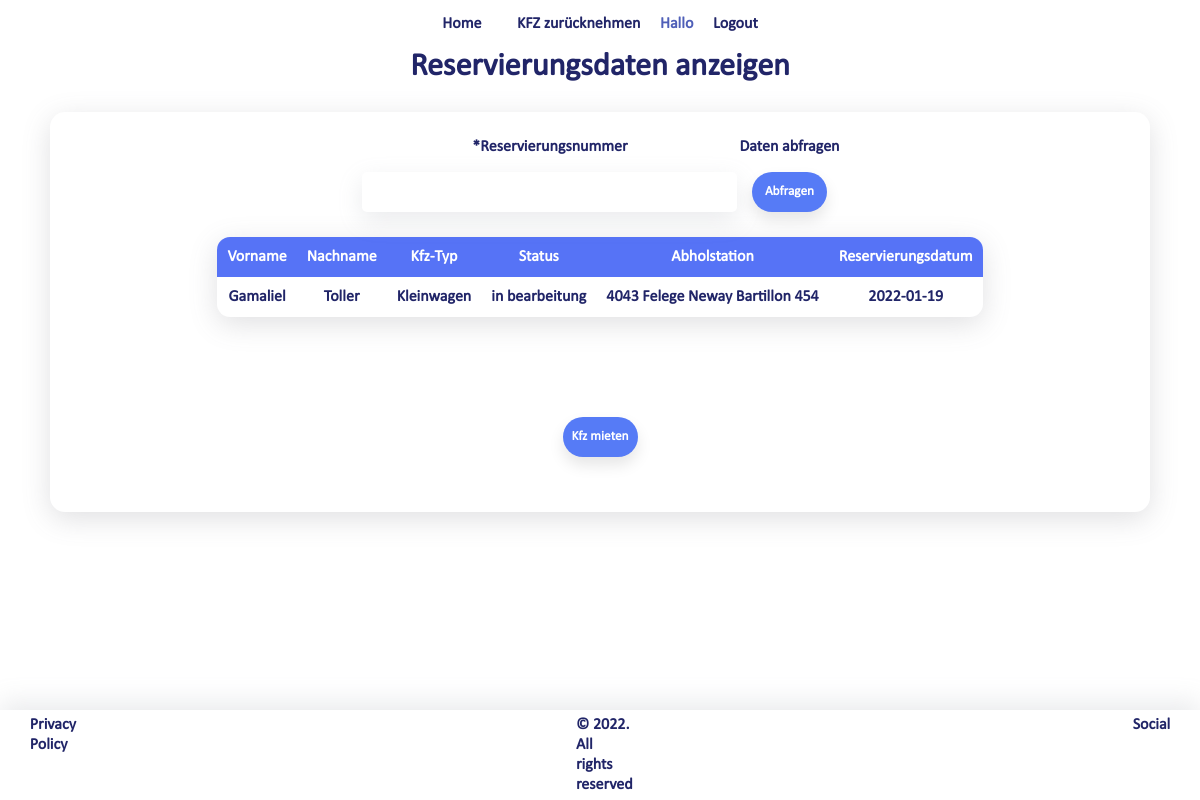
/rental/reservation_display.php?reservierungID=1 (signed in), run on the app's committed database.
### tables this page shows
CREATE TABLE `kunden` (
  `creationDate` timestamp NOT NULL DEFAULT current_timestamp(),
  `updateDate` datetime DEFAULT current_timestamp() ON UPDATE current_timestamp(),
  `kundeID` int(11) NOT NULL,
  `vorname` varchar(45) DEFAULT NULL,
  `nachname` varchar(45) DEFAULT NULL,
  `pseudo` varchar(45) DEFAULT NULL,
  `password` varchar(100) DEFAULT NULL,
  `validatedAccount` tinyint(1) DEFAULT NULL,
  `token` varchar(45) DEFAULT NULL,
  `strasse` varchar(45) DEFAULT NULL,
  `hausNr` varchar(4) DEFAULT NULL,
  `plz` int(11) DEFAULT NULL,
  `ort` varchar(45) DEFAULT NULL,
  `land` varchar(45) DEFAULT NULL,
  `iban` varchar(45) DEFAULT NULL,
  `bic` varchar(45) DEFAULT NULL,
  `telefonNr` varchar(45) DEFAULT NULL,
  `emailAdresse` varchar(45) DEFAULT NULL,
  `AnzVersuche` int(11) DEFAULT 0,
  `kontostand` double DEFAULT NULL,
  `sammelrechnungen` enum('keine','woechentlich','monatlich','quartalsweise','halbjaehrlich','jaehrlich') DEFAULT NULL,
  `zahlungszielTage` int(11) DEFAULT NULL
);

CREATE TABLE `kfztypen` (
  `kfzTypID` int(11) NOT NULL,
  `typBezeichnung` varchar(45) NOT NULL,
  `tarifID` int(11) NOT NULL
);

CREATE TABLE `reservierungen` (
  `reservierungID` int(11) NOT NULL,
  `kundeID` int(11) NOT NULL,
  `kfzTypID` int(11) NOT NULL,
  `mietstationID` int(11) NOT NULL,
  `abgabestationID` int(11) NOT NULL,
  `status` enum('bestätigt','aktiv','storniert','abgeschlossen','in bearbeitung') NOT NULL,
  `datum` date NOT NULL,
  `Mietbeginn` date NOT NULL,
  `Mietende` date NOT NULL,
  `message` varchar(45) DEFAULT NULL
);

CREATE TABLE `mietstationen` (
  `mietstationID` int(11) NOT NULL,
  `mietstationTyp` varchar(45) NOT NULL,
  `stellplaetze` int(11) NOT NULL,
  `lage` varchar(45) NOT NULL,
  `groesse` int(11) NOT NULL,
  `beschreibung` varchar(45) NOT NULL
);

### rental/reservation_display.php (the view, shortened to what this page needs)
<!DOCTYPE html>
    <?php
        require_once(realpath(dirname(__FILE__) . '/../functions/functions.php'));
        $user_data = check_login_mitarbeiter($con);
        function reservierungsdatenAnzeigen() {
            global $con;
            if (isset($_GET['reservierungID']))
            {
                $reservierungID = $_GET["reservierungID"];
                $result = mysqli_fetch_array($con->query("SELECT vorname, nachname FROM kunden JOIN reservierungen ON kunden.kundeID = reservierungen.kundeID WHERE reservierungID =" . $reservierungID));
                if (!$result)
                {
                    die('Es konnten keine Daten gefunden werden');
                }
                else
                {
                    $vorname = $result["vorname"];
                    $nachname = $result["nachname"];
                }
                $result = mysqli_fetch_array($con->query("SELECT typBezeichnung FROM kfztypen JOIN reservierungen ON kfztypen.kfzTypID = reservierungen.kfzTypID WHERE reservierungID =" . $reservierungID));
                if (!$result )
                {
                    die('Es konnten keine Daten gefunden werden');
                }
                else
                {
                    $kfztyp = $result["typBezeichnung"];
                }
                $result = mysqli_fetch_array($con->query("SELECT status FROM reservierungen WHERE reservierungID =" . $reservierungID));
                if (!$result)
                {
                    die('Es konnten keine Daten gefunden werden');
                }
                else
                {
                    $status = $result["status"];
                }
                $result = mysqli_fetch_array($con->query("SELECT beschreibung FROM mietstationen JOIN reservierungen ON mietstationen.mietstationID = reservierungen.mietstationID WHERE reservierungID =" . $reservierungID));
                if (!$result )
                {
                    die('Es konnten keine Daten gefunden werden');
                }
                else
                {
                    $abholstation = $result["beschreibung"];
                }
                $result = mysqli_fetch_array($con->query("SELECT datum FROM reservierungen WHERE reservierungID =" . $reservierungID));
                if (!$result )
                {
                    die('Es konnten keine Daten gefunden werden');
                }
                else
                {
                    $datum = $result["datum"];
                }
                if($vorname != NULL)
                {
                    echo"<center>
                    <table class='mietdaten'>
                        <thead>
                            <tr>
                                <th>Vorname</th>
                                <th>Nachname</th>
                                <th>Kfz-Typ</th>
                                <th>Status</th>
                                <th>Abholstation</th>
                                <th>Reservierungsdatum</th>
                            </tr>
                        </thead>
                        <tbody>
                            <tr>
                                <td>$vorname</td>
                                <td>$nachname</td>
                                <td>$kfztyp</td>
                                <td>$status</td>
                                <td>$abholstation</td>
                                <td>$datum</td>
                            </tr>
                        </tbody>
                    </table>
                    </center>";
                }
                else
                {
                    echo"<span class=form_font_error>Keine Datenbankeinträge gefunden!</span>";
                }
                }
                return true;
            }
            ?>
<html>
    <head>
        <link rel="stylesheet" href="../src/styles/style_returnDialog.css">
    </head>
    <body style="background-image:url()">
        <header>
            <nav>
                <ul>
                    <b>
                        <li><a href="../index.php">Home</a></li>
                        <li><b><a href="../return/return_dialog.php">KFZ zurücknehmen</a></b></li>
                        <li><b class="username"> Hallo <?php echo $user_data['pseudo'] ?><b></li>
                        <li><a href="../login/logout.php">Logout</a></li>
                    </b>
                </ul>
            </nav>
        </header>
        <main>
            <h1>Reservierungsdaten anzeigen</h1>
            <center>
            <div class="frame" style="height:350px; width:1050px;">
                <form action="reservation_display.php" method="GET">
                    <div class="group">
                        <label for="reservierungID"><b>*Reservierungsnummer</b></label>
                        <input type="number" name="reservierungID" id="reservierungID" maxlength=11 required >
                    </div>
                    <div class="group">
                        <label for="abfragen"><b>Daten abfragen</b></label>
                        <button type="submit" name='submit'>Abfragen</button>
                    </div>
                </form>
                <?php
                    $datenLesen = reservierungsdatenAnzeigen();
                    if (isset($_GET['reservierungID']) && $datenLesen == TRUE) {
                        global $con;
                        $reservierung = mysqli_fetch_array($con->query("SELECT * FROM reservierungen WHERE reservierungID=".$_GET['reservierungID']));
                        $status = $reservierung["status"];
                        if($status != "storniert" && $status != "abgeschlossen" && $status != "aktiv")
                            echo '<button type="submit" name="mieten" onclick="window.location.href=\'rental_check.php?reservierungID='.$_GET['reservierungID'].'&kategorie='.$reservierung["kfzTypID"].'\'">Kfz mieten</button>';
                    }
                ?>
            </div>
        </center>
        </main>
        <footer>
            <b>Privacy Policy</b>
            <b>© 2022. All rights reserved</b>
            <b>Social</b>
        </footer>
    </body>
</html>

### src/styles/style_returnDialog.css (style rules this page uses)
table { margin: 100px; }

### src/styles/global.css (style rules this page uses)
:root { --formInputHeight: 40px; --formInputWidth: 375px; }
* { font-family: calibri-regular; color: #212568; margin: 0px; }
.username { color: #4f5fb8; }
body { background-image: url("../images/background.png"); background-repeat: no-repeat; background-size: cover; }
footer { position: fixed; left: 0; bottom: 0; width: 100%; display: flex; justify-content: center; box-shadow: rgba(149, 157, 165, 0.2) 0px -8px 24px; background-color: white; }
footer b { margin: 5px 250px 5px 250px; }
nav { background-color: white; border-radius: 15px; }
ul { list-style-type: none; margin: 0; padding: 0; overflow: hidden; display: flex; justify-content: center; }
li { display: inline-block; }
li a { display: block; text-align: center; padding: 14px 16px; text-decoration: none; transition: all 0.3s ease 0s; }
main h1,h2 { text-align: center; }
form { width: fit-content; }
div.group { float: left; }
label,input { display:flex; flex-direction:column; }
input:not(input[type="checkbox"]), textarea, select { height: var(--formInputHeight); width: var(--formInputWidth); border: 0px; outline: none; box-shadow: rgba(149, 157, 165, 0.2) 0px 8px 24px; border-radius: 5px; transition: all 0.3s ease 0s; box-sizing: border-box; margin: 15px 2px; }
button { height: var(--formInputHeight); background-color: #567bf6; color: white; border: none; border-radius: 45px; box-shadow: 0px 8px 15px rgba(0, 0, 0, 0.1); transition: all 0.3s ease 0s; cursor: pointer; outline: none; width: 75px; margin: 15px 2px; font-weight: bold; }
form, #checkbox, button, table { display: block; margin-left: auto; margin-right: auto; }
table { border-radius: 13px; font-weight: bold; border-collapse: collapse; box-shadow: rgba(100, 100, 111, 0.2) 0px 7px 29px 0px; width:fit-content; background-color: white; }
table thead { background-color: #5673f6; }
table thead tr th { color: white !important; }
table thead th:first-child { border-top-left-radius: 13px; }
table thead th:last-child { border-top-right-radius: 13px; }
td, th { padding: 10px; text-align: center; }
div.frame { border-radius: 15px; padding: 25px; margin: 25px; width: fit-content; box-shadow: rgba(100, 100, 111, 0.2) 0px 7px 29px 0px; background-color: white; }

### data on the page
kunden: vorname "Gamaliel", nachname "Toller"
kfztypen: typBezeichnung "Kleinwagen"
reservierungen: status "in bearbeitung", datum "2022-01-19"
mietstationen: beschreibung "4043 Felege Neway Bartillon 454"
